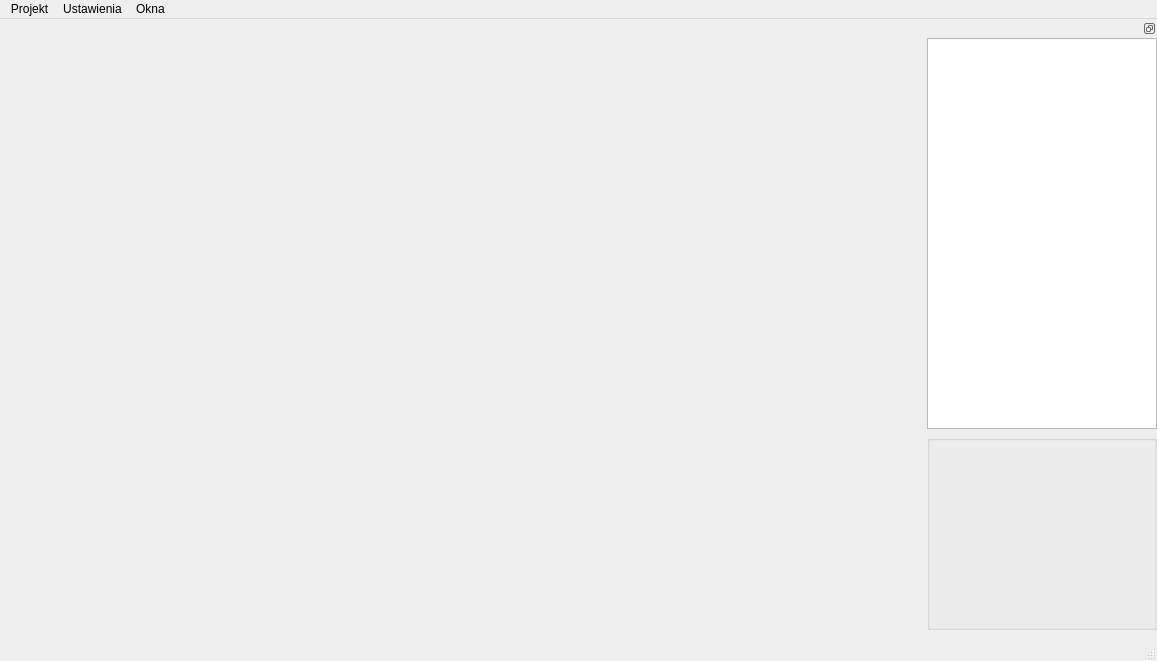
<?xml version="1.0" encoding="UTF-8"?>
<ui version="4.0">
 <class>MainWindow</class>
 <widget class="QMainWindow" name="MainWindow">
  <property name="geometry">
   <rect>
    <x>0</x>
    <y>0</y>
    <width>1157</width>
    <height>661</height>
   </rect>
  </property>
  <property name="windowTitle">
   <string>MainWindow</string>
  </property>
  <widget class="QWidget" name="centralwidget">
   <layout class="QGridLayout" name="gridLayout_2">
    <property name="leftMargin">
     <number>0</number>
    </property>
    <property name="topMargin">
     <number>0</number>
    </property>
    <property name="rightMargin">
     <number>0</number>
    </property>
    <item row="0" column="0">
     <layout class="QHBoxLayout" name="horizontalLayout">
      <property name="spacing">
       <number>5</number>
      </property>
      <property name="sizeConstraint">
       <enum>QLayout::SetMaximumSize</enum>
      </property>
      <item>
       <widget class="CodeEditor" name="textBrowser" native="true">
        <property name="sizePolicy">
         <sizepolicy hsizetype="Expanding" vsizetype="Expanding">
          <horstretch>4</horstretch>
          <verstretch>1</verstretch>
         </sizepolicy>
        </property>
        <property name="overwriteMode" stdset="0">
         <bool>false</bool>
        </property>
       </widget>
      </item>
      <item>
       <widget class="QDockWidget" name="dockWidget_2">
        <property name="sizePolicy">
         <sizepolicy hsizetype="Maximum" vsizetype="Maximum">
          <horstretch>1</horstretch>
          <verstretch>1</verstretch>
         </sizepolicy>
        </property>
        <property name="minimumSize">
         <size>
          <width>95</width>
          <height>128</height>
         </size>
        </property>
        <property name="floating">
         <bool>false</bool>
        </property>
        <property name="features">
         <set>QDockWidget::DockWidgetFloatable|QDockWidget::DockWidgetMovable</set>
        </property>
        <widget class="QWidget" name="dockWidgetContents_5">
         <layout class="QGridLayout" name="gridLayout_3">
          <property name="sizeConstraint">
           <enum>QLayout::SetMaximumSize</enum>
          </property>
          <property name="leftMargin">
           <number>0</number>
          </property>
          <property name="topMargin">
           <number>0</number>
          </property>
          <property name="rightMargin">
           <number>0</number>
          </property>
          <property name="bottomMargin">
           <number>0</number>
          </property>
          <item row="0" column="0">
           <layout class="QGridLayout" name="gridLayout_4">
            <item row="0" column="0">
             <widget class="QTreeView" name="treeFileExplorer">
              <property name="enabled">
               <bool>true</bool>
              </property>
              <property name="sizePolicy">
               <sizepolicy hsizetype="Expanding" vsizetype="Preferred">
                <horstretch>0</horstretch>
                <verstretch>2</verstretch>
               </sizepolicy>
              </property>
              <property name="maximumSize">
               <size>
                <width>16777215</width>
                <height>16777215</height>
               </size>
              </property>
             </widget>
            </item>
            <item row="1" column="0">
             <widget class="QGroupBox" name="gridGroupBox">
              <property name="sizePolicy">
               <sizepolicy hsizetype="Preferred" vsizetype="Preferred">
                <horstretch>0</horstretch>
                <verstretch>1</verstretch>
               </sizepolicy>
              </property>
              <layout class="QGridLayout" name="gridLayout"/>
             </widget>
            </item>
           </layout>
          </item>
         </layout>
        </widget>
       </widget>
      </item>
     </layout>
    </item>
   </layout>
  </widget>
  <widget class="QStatusBar" name="statusbar"/>
  <widget class="QMenuBar" name="menubar">
   <property name="geometry">
    <rect>
     <x>0</x>
     <y>0</y>
     <width>1157</width>
     <height>21</height>
    </rect>
   </property>
   <property name="sizePolicy">
    <sizepolicy hsizetype="MinimumExpanding" vsizetype="MinimumExpanding">
     <horstretch>0</horstretch>
     <verstretch>0</verstretch>
    </sizepolicy>
   </property>
   <widget class="QMenu" name="menuProjekt">
    <property name="title">
     <string>Projekt</string>
    </property>
    <widget class="QMenu" name="menuNowy">
     <property name="title">
      <string>Nowy</string>
     </property>
     <addaction name="actionZ_Folderu"/>
     <addaction name="actionPusty"/>
     <addaction name="actionGit"/>
    </widget>
    <addaction name="menuNowy"/>
    <addaction name="actionZapisz"/>
    <addaction name="actionEksportuj"/>
    <addaction name="actionImportuj"/>
   </widget>
   <widget class="QMenu" name="menuUstawienia">
    <property name="title">
     <string>Ustawienia</string>
    </property>
    <addaction name="actionTheme"/>
    <addaction name="actionGenerowanie"/>
   </widget>
   <widget class="QMenu" name="menuOkna">
    <property name="title">
     <string>Okna</string>
    </property>
    <addaction name="actionPliki"/>
    <addaction name="actionKomentarze"/>
   </widget>
   <addaction name="menuProjekt"/>
   <addaction name="menuUstawienia"/>
   <addaction name="menuOkna"/>
  </widget>
  <action name="actionUstawienia">
   <property name="text">
    <string>Ustawienia</string>
   </property>
  </action>
  <action name="actionTheme">
   <property name="text">
    <string>Theme</string>
   </property>
  </action>
  <action name="actionZ_Folderu">
   <property name="text">
    <string>Z Folderu</string>
   </property>
  </action>
  <action name="actionPusty">
   <property name="text">
    <string>Pusty</string>
   </property>
  </action>
  <action name="actionGit">
   <property name="text">
    <string>Git</string>
   </property>
  </action>
  <action name="actionZapisz">
   <property name="text">
    <string>Zapisz</string>
   </property>
  </action>
  <action name="actionEksportuj">
   <property name="text">
    <string>Eksportuj</string>
   </property>
  </action>
  <action name="actionImportuj">
   <property name="text">
    <string>Importuj</string>
   </property>
  </action>
  <action name="actionGenerowanie">
   <property name="text">
    <string>Generowanie</string>
   </property>
  </action>
  <action name="actionPliki">
   <property name="text">
    <string>Pliki</string>
   </property>
  </action>
  <action name="actionKomentarze">
   <property name="text">
    <string>Komentarze</string>
   </property>
  </action>
 </widget>
 <customwidgets>
  <customwidget>
   <class>CodeEditor</class>
   <extends>QWidget</extends>
   <header>codeeditor.h</header>
  </customwidget>
 </customwidgets>
 <resources/>
 <connections/>
</ui>
